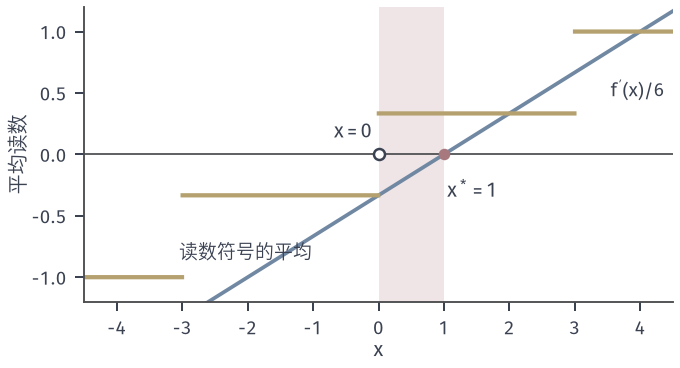

This figure's Python source:
from pathlib import Path
import sys
ROOT = next(p for p in Path(__file__).resolve().parents if (p/'build.sh').is_file() and (p/'tex/book.tex').is_file())
sys.path.insert(0, str(ROOT/'figures/00-shared/mathematical-preliminaries-upper/00-shared/comprehension-figures'))
from support import figure, save, BLUE, GREEN, YELLOW, RED, PURPLE, INK, MUTED, GRID, BLUE_FILL, GREEN_FILL, YELLOW_FILL, RED_FILL, PURPLE_FILL
import numpy as np
HERE = Path(__file__).resolve().parent
STROKE = '#4C4D4F'
# 贯穿例：f_i(x)=a_i(x-b_i)^2/2，a=(1,2,3)，b=(-3,0,3)；f(x)=(x-1)^2+5，x*=1。
A = np.array([1., 2., 3.]); B = np.array([-3., 0., 3.])
def gi(x): return A*(x-B)
def panel(fig, left, right, top, bottom, wspace=.3, hspace=.2):
    fig.set_layout_engine(None)
    fig.subplots_adjust(left=left, right=right, top=top, bottom=bottom, wspace=wspace, hspace=hspace)
def tag(fig, ax, s, y=.05):
    p = ax.get_position(); fig.text((p.x0+p.x1)/2, y, s, ha='center', va='top')

fig,ax=figure(width_mm=96,height_mm=52)
x=np.linspace(-4.5,4.5,901)
ms=np.mean(np.sign(gi(x[:,None]) if 0 else np.stack([A[k]*(x-B[k]) for k in range(3)])),axis=0)
ms[np.abs(x+3)<1e-9]=np.nan; ms[np.abs(x)<1e-9]=np.nan; ms[np.abs(x-3)<1e-9]=np.nan
ax.axhline(0,color=STROKE,lw=.7)
ax.plot(x,(2*x-2)/6,color=BLUE,lw=1.5)
ax.step(x,ms,where='mid',color=YELLOW,lw=1.7)
ax.plot([1],[0],'o',ms=4.6,color=RED,mew=0,zorder=6); ax.text(1.05,-.2,'$x^*=1$',fontsize=8,va='top')
ax.plot([0],[0],'o',ms=4.4,mfc='white',mec=INK,mew=1,zorder=6); ax.text(-.1,.13,'$x=0$',fontsize=8,ha='right')
ax.axvspan(0,1,color=RED_FILL,lw=0,zorder=0)
ax.text(-3.05,-.85,'读数符号的平均',fontsize=7.5,ha='left'); ax.text(3.55,.47,"$f'(x)/6$",fontsize=7.5,ha='left')
ax.set_xlim(-4.5,4.5); ax.set_ylim(-1.2,1.2); ax.set_xlabel('$x$',labelpad=1); ax.set_ylabel('平均读数',labelpad=1)
save(fig,HERE,'figure',{'note':'f prime scaled by 1/6 for visual comparison'})
